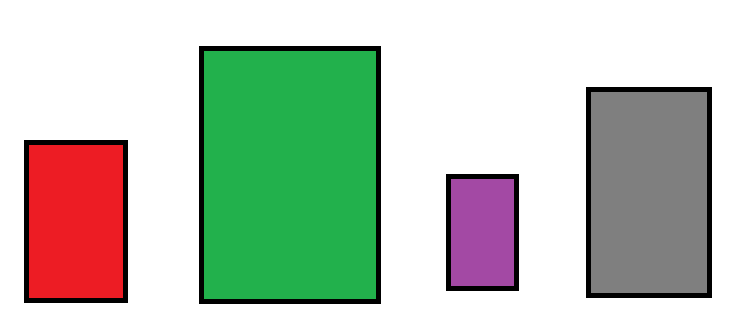
#> input picture box.png, 734 x 318 px
$ python 05_count_boxes.py
#> lines starting #> are read from the running program, lines starting #| are printed output that depends on the picture; after the words box and inside, x2 and y2 are one past the last pixel; in counts of white or black regions, pixels touching at a corner belong together
import cv2
image= cv2.imread('box.png')
#> image is the input picture: shape (318, 734, 3); mean B, G, R 180.3, 195.7, 185
gray= cv2.cvtColor(image,cv2.COLOR_BGR2GRAY)
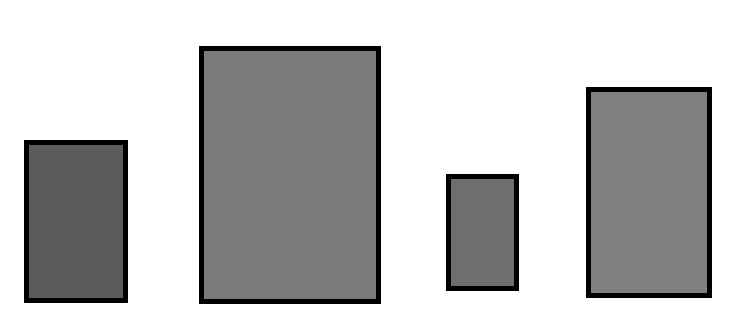
#> gray: shape (318, 734); min 0, max 255, mean 190.8
edges= cv2.Canny(gray, 50,200)
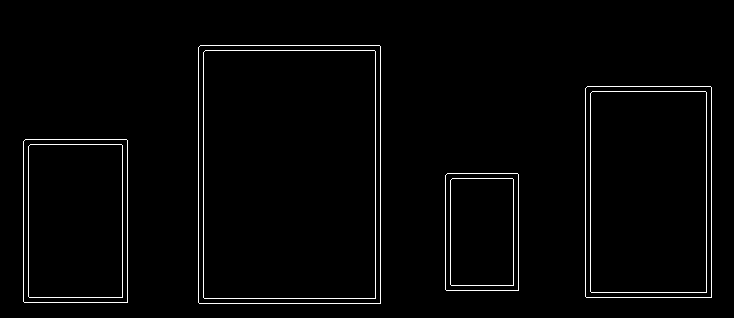
#> edges: shape (318, 734); 2% white in thin lines or dots, all inside (x1, y1, x2, y2) = (23, 45, 712, 304)
contours, hierarchy= cv2.findContours(edges.copy(), cv2.RETR_EXTERNAL, cv2.CHAIN_APPROX_NONE)
#> contours = 4 contours; box (x1, y1, x2, y2) and area: (198, 45, 381, 304) 46953, (585, 86, 712, 298) 26583, (23, 139, 128, 303) 16949, (445, 173, 519, 291) 8538
b= len(contours)
#> b = 4
print ("The number of boxes in this image: ", str(b))
#| The number of boxes in this image:  4
